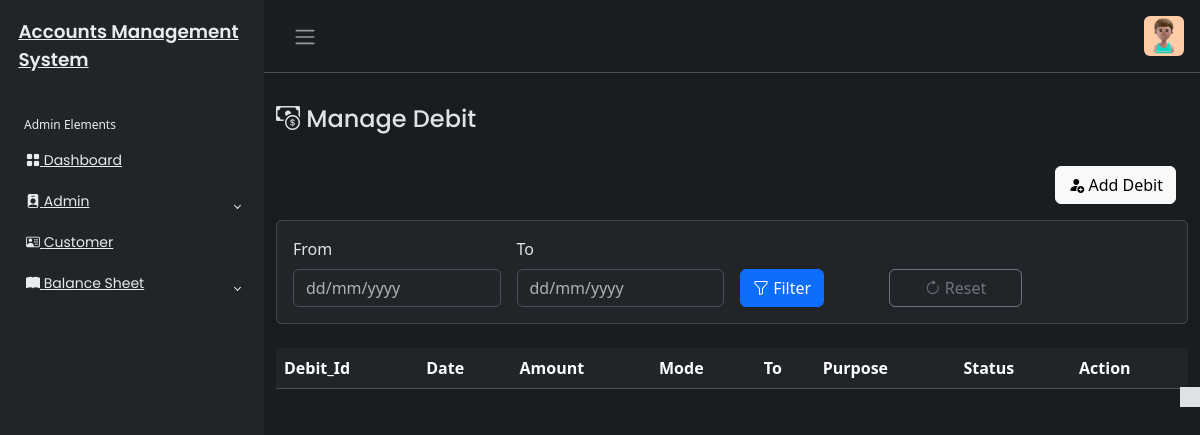
/Debit/debit.php (signed in), run on an earlier commit of the app's database.
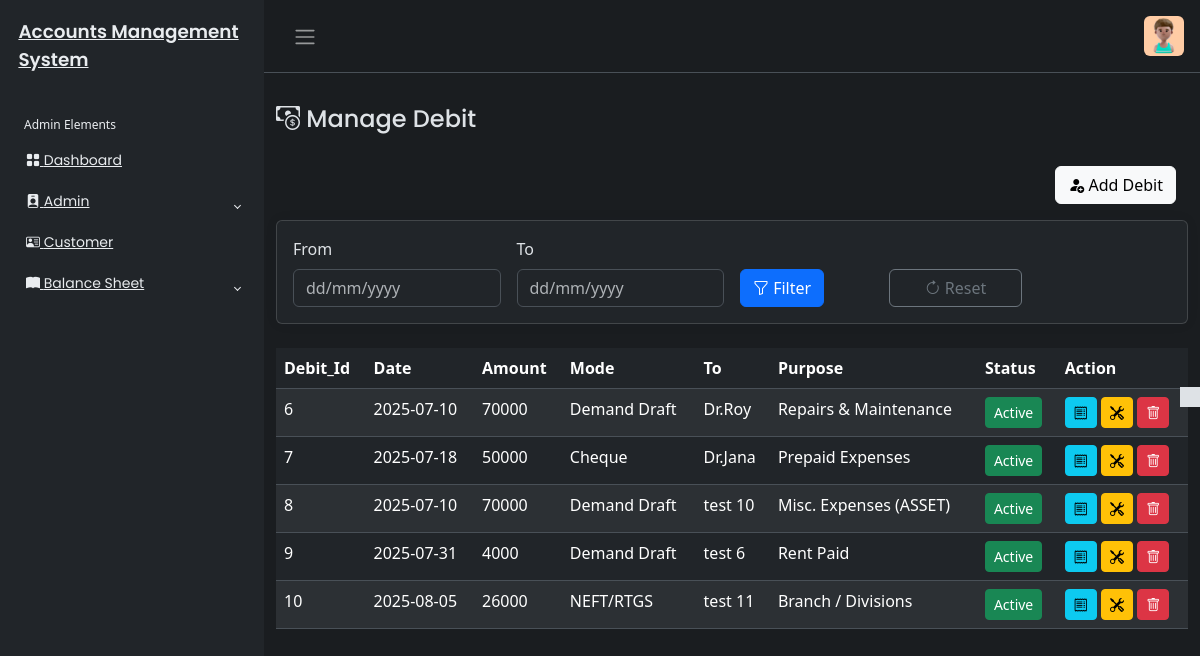
And on a later commit of the database.
### tables this page shows
CREATE TABLE `debit_tbl` (
  `debit_id` int(200) NOT NULL,
  `amount` varchar(450) NOT NULL,
  `d_date` date NOT NULL,
  `created_at` timestamp NOT NULL DEFAULT current_timestamp(),
  `updated_at` timestamp NOT NULL DEFAULT current_timestamp(),
  `debit_mode` varchar(450) NOT NULL,
  `debit_status` varchar(450) DEFAULT NULL,
  `dbt_c_id` int(200) NOT NULL,
  `dbt_gl_id` int(20) NOT NULL,
  `dbt_acc_id` int(200) NOT NULL,
  `cheque_number` varchar(450) NOT NULL,
  `bank_name` varchar(450) NOT NULL,
  `cheque_date` date NOT NULL
);

CREATE TABLE `customer_tbl` (
  `c_id` int(200) NOT NULL,
  `c_name` varchar(450) NOT NULL,
  `c_phone` varchar(450) NOT NULL,
  `c_email` varchar(450) DEFAULT NULL,
  `c_address` text DEFAULT NULL,
  `c_role` varchar(255) NOT NULL,
  `created_at` timestamp NOT NULL DEFAULT current_timestamp(),
  `updated_at` timestamp NOT NULL DEFAULT current_timestamp(),
  `c_status` varchar(400) DEFAULT NULL
);

CREATE TABLE `gl_tbl` (
  `gl_id` int(200) NOT NULL,
  `gl_name` varchar(450) NOT NULL,
  `gl_descript` varchar(450) NOT NULL,
  `gl_type` varchar(450) NOT NULL,
  `gl_status` varchar(450) DEFAULT NULL,
  `created_at` datetime NOT NULL DEFAULT current_timestamp(),
  `updated_at` datetime NOT NULL DEFAULT current_timestamp()
);

### Debit/debit.php (the view, shortened to what the changed rows need)
<?php
include('../includes/header.php');
if ($_SESSION['userAuth'] != "" && $_SESSION['userAuth'] != NULL) {
    include('../includes/sidebar.php');
    $date_sql="";
?>
<main class="mt-3 pt-3">
    <div class="container-fluid">
        <?php
        require_once('../config/dbcon.php');
        try {
           $query = "SELECT * FROM debit_tbl
    INNER JOIN customer_tbl ON debit_tbl.dbt_c_id = customer_tbl.c_id
    INNER JOIN gl_tbl ON debit_tbl.dbt_gl_id = gl_tbl.gl_id
    INNER JOIN account_tbl ON debit_tbl.dbt_acc_id = account_tbl.acc_id
    $date_sql
    ORDER BY debit_tbl.debit_id";
            $stmt = $pdo->prepare($query);
            $stmt->execute();
            $result = $stmt->fetchAll(PDO::FETCH_ASSOC);
        } catch (PDOException $e) {
            echo "Error fetching records: " . htmlspecialchars($e->getMessage());
            $result = [];
        }
        ?>
        <div class="mt-3">
            <table id="example" class="table table-striped data-table" style="width:100%">
                <thead>
                    <tr>
                        <th>Debit_Id</th>
                        <th>Date</th>
                        <th>Amount</th>
                        <th>Mode</th>
                        <th>To</th>
                        <th>Purpose</th>
                        <th>Status</th>
                        <th>Action</th>
                    </tr>
                </thead>
                <tbody>
                   <?php
                    foreach ($result as $row) {
                          ?>
                        <tr>
                             <td><?php echo htmlspecialchars($row['debit_id']); ?></td>
                            <td><?php echo htmlspecialchars($row['d_date']); ?></td>
                            <td><?php echo htmlspecialchars($row['amount']); ?></td>
                            <td><?php echo htmlspecialchars($row['debit_mode']); ?></td>
                            <td><?php echo htmlspecialchars($row['c_name']); ?></td>
                            <td><?php echo htmlspecialchars($row['gl_name']); ?></td>
                            <td>
                                <a href="toggle_debit.php?id=<?php echo htmlspecialchars($row['debit_id']); ?>" class="btn btn-sm <?php echo ($row['debit_status'] == 'active') ? 'btn-success' : 'btn-secondary'; ?>">
                                    <?php echo ($row['debit_status'] == 'active') ? 'Active' : 'Inactive'; ?>
                                </a>
                            </td>
                            <td>
                                <button class="btn btn-info btn-sm viewDebit"
                                    data-id="<?php echo htmlspecialchars($row['debit_id']); ?>"
                                    data-d_date="<?php echo htmlspecialchars($row['d_date']); ?>"
                                    data-amount="<?php echo htmlspecialchars($row['amount']); ?>"
                                    data-debit_mode="<?php echo htmlspecialchars($row['debit_mode']); ?>"
                                    data-c_name="<?php echo htmlspecialchars($row['c_name']); ?>"
                                    data-acc_num="<?php echo htmlspecialchars($row['acc_num']); ?>"
                                    data-gl_name="<?php echo htmlspecialchars($row['gl_name']); ?>"
                                    data-dbt_c_id="<?php echo htmlspecialchars($row['dbt_c_id']); ?>"
                                    data-dbt_gl_id="<?php echo htmlspecialchars($row['dbt_gl_id']); ?>"
                                    data-dbt_acc_id="<?php echo htmlspecialchars($row['dbt_acc_id']); ?>"
                                    data-cheque_number="<?php echo isset($row['cheque_number']) ? htmlspecialchars($row['cheque_number']) : ''; ?>"
                                    data-bank_name="<?php echo isset($row['bank_name']) ? htmlspecialchars($row['bank_name']) : ''; ?>"
                                    data-cheque_date="<?php echo isset($row['cheque_date']) ? htmlspecialchars($row['cheque_date']) : ''; ?>"
                                    data-bs-toggle="modal" data-bs-target="#viewDebitModal">
                                    <i class="bi bi-receipt"></i>
                                </button>
                                <button class="btn btn-warning btn-sm editDebit"
                                    data-id="<?php echo htmlspecialchars($row['debit_id']); ?>"
                                    data-d_date="<?php echo htmlspecialchars($row['d_date']); ?>"
                                    data-amount="<?php echo htmlspecialchars($row['amount']); ?>"
                                    data-debit_mode="<?php echo htmlspecialchars($row['debit_mode']); ?>"
                                     data-dbt_c_id="<?php echo htmlspecialchars($row['dbt_c_id']); ?>"
                                    data-dbt_gl_id="<?php echo htmlspecialchars($row['dbt_gl_id']); ?>"
                                    data-dbt_acc_id="<?php echo htmlspecialchars($row['dbt_acc_id']); ?>"
                                    data-cheque_number="<?php echo isset($row['cheque_number']) ? htmlspecialchars($row['cheque_number']) : ''; ?>"
                                    data-bank_name="<?php echo isset($row['bank_name']) ? htmlspecialchars($row['bank_name']) : ''; ?>"
                                    data-cheque_date="<?php echo isset($row['cheque_date']) ? htmlspecialchars($row['cheque_date']) : ''; ?>"
                                    data-bs-toggle="modal" data-bs-target="#editDebitModal">
                                    <i class="bi bi-tools"></i>
                                </button>
                                <button class="btn btn-danger btn-sm deleteDebit"
                                    data-id="<?php echo htmlspecialchars($row['debit_id']);?>"
                                    data-bs-toggle="modal" data-bs-target="#deleteDebitModal">
                                    <i class="bi bi-trash"></i>
                                </button>
                            </td>
                        </tr>
                    <?php } ?>
                </tbody>
            </table>
        </div>
    </div>
</main>
<?php include('../includes/footer.php'); ?>
<?php
} else {
    echo '<script>
        alert("Not Authorised!");
        window.location.href = "../index.php";
    </script>';
}
?>

What changed in the data, as far as the page shows it:
added debit_tbl: debit_id "6", d_date "2025-07-10", amount "70000", debit_mode "Demand Draft", dbt_c.c_name "Dr.Roy", dbt_gl.gl_name "Repairs & Maintenance", debit_status "Active"
added debit_tbl: debit_id "7", d_date "2025-07-18", amount "50000", debit_mode "Cheque", dbt_c.c_name "Dr.Jana", dbt_gl.gl_name "Prepaid Expenses", debit_status "Active"
added debit_tbl: debit_id "8", d_date "2025-07-10", amount "70000", debit_mode "Demand Draft", dbt_c.c_name "test 10", dbt_gl.gl_name "Misc. Expenses (ASSET)", debit_status "Active"
added debit_tbl: debit_id "9", d_date "2025-07-31", amount "4000", debit_mode "Demand Draft", dbt_c.c_name "test 6", dbt_gl.gl_name "Rent Paid", debit_status "Active"
added debit_tbl: debit_id "10", d_date "2025-08-05", amount "26000", debit_mode "NEFT/RTGS", dbt_c.c_name "test 11", dbt_gl.gl_name "Branch / Divisions", debit_status "Active"
